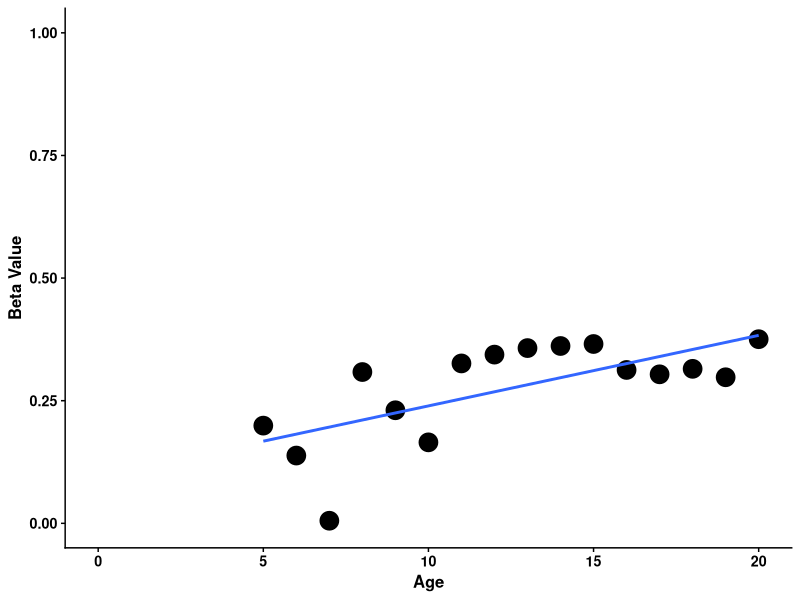
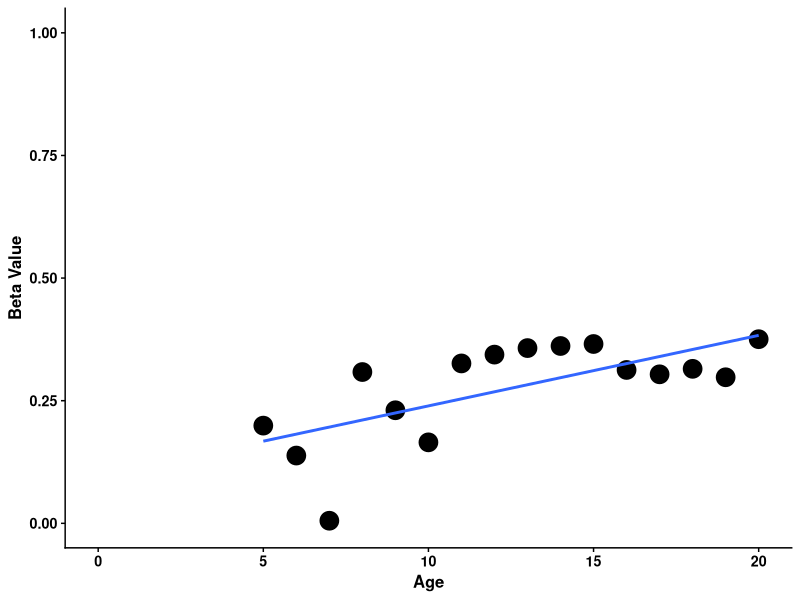
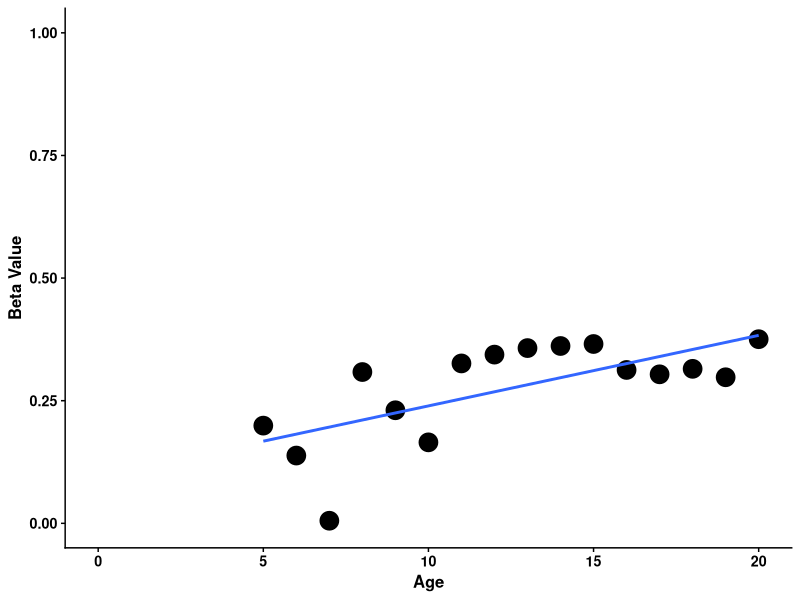

The R script that drew these images, in order:
library(cowplot)
library(tidyverse)
set.seed(123)

generate_data <- function(x_range = 0:20, absolute_change = 0.4, corr_coef = 0.8, base_mean = 0.3, base_sd = 0.01, error_sd = 0.005) {
  x <- x_range
  
  y <- rnorm(length(x), mean = base_mean, sd = base_sd)
  
  linear_component <- seq(from = 0, to = absolute_change, length.out = length(x))
  noise <- rnorm(length(x), mean = 0, sd = sqrt((1 - corr_coef^2) * var(linear_component)))
  
  y <- base_mean + linear_component + noise - (base_mean + linear_component[1])
  
  data <- data.frame(x = x, y = y)
  
  data$color <- ifelse(data$x %in% c(7, 9, 16), "red", "green")
  data$ymin <- data$y - error_sd
  data$ymax <- data$y + error_sd
  
  larger_error_indices <- c(8, 10, 17)
  data$ymin[larger_error_indices] <- data$ymin[larger_error_indices] - 0.15
  data$ymax[larger_error_indices] <- data$ymax[larger_error_indices] + 0.15
  
  return(data)
}

data <- generate_data(x_range = 0:20, absolute_change = 0.4, corr_coef = 0.3)
ggplot(data, aes(x = x, y = y)) +
  #geom_errorbar(aes(ymin = ymin, ymax = ymax), width = 0.2, size = 0.8, color = "darkblue") +  # Add error bars
  geom_point(size=6) +  # Plot points
  #scale_color_manual(values = c("black", "green", "red")) +  # Define custom colors
  theme_cowplot(12) +  # Use cowplot theme
  #geom_vline(xintercept = 40, linetype = "dotted", color = "blue", size = 2) +
  #geom_vline(xintercept = 60, linetype = "dotted", color = "blue", size = 2) +
  #annotate("rect", xmin = 40, xmax = 60, ymin = 0, ymax = 1, alpha = 0.2, fill = "darkblue") +
  ylim(0, 1) +  # Set y-axis limits
  geom_smooth(method="lm", se=FALSE, ) +
  theme(legend.position = "none") + 
  labs(x = "Age", y = "Beta Value") +  # Label the axes
  theme(
    legend.position = "none",       
    text = element_text(face = "bold"), 
    axis.title = element_text(face = "bold"), 
    axis.text = element_text(face = "bold"),  
    plot.title = element_text(face = "bold"),  
    plot.subtitle = element_text(face = "bold") 
  ) +
  xlim(0, 20) 
ggsave("badcorr.png", plot=last_plot(), dpi=300, height = 8, width = 5)


# Load necessary libraries
library(ggplot2)
library(cowplot)

# Generate some example data
set.seed(123)
n <- 200
x <- rnorm(n)
y <- rnorm(n)
data <- data.frame(x = x, y = y)

# Apply k-means clustering
set.seed(123)  # For reproducibility
kmeans_result <- kmeans(data, centers = 4)
data$cluster <- as.factor(kmeans_result$cluster)
centers <- as.data.frame(kmeans_result$centers)
centers$cluster <- as.factor(1:4)

# Plot the clustered data
x
ggsave("examplekmeans.png", plot=last_plot(), dpi=300, height = 5, width = 10)



